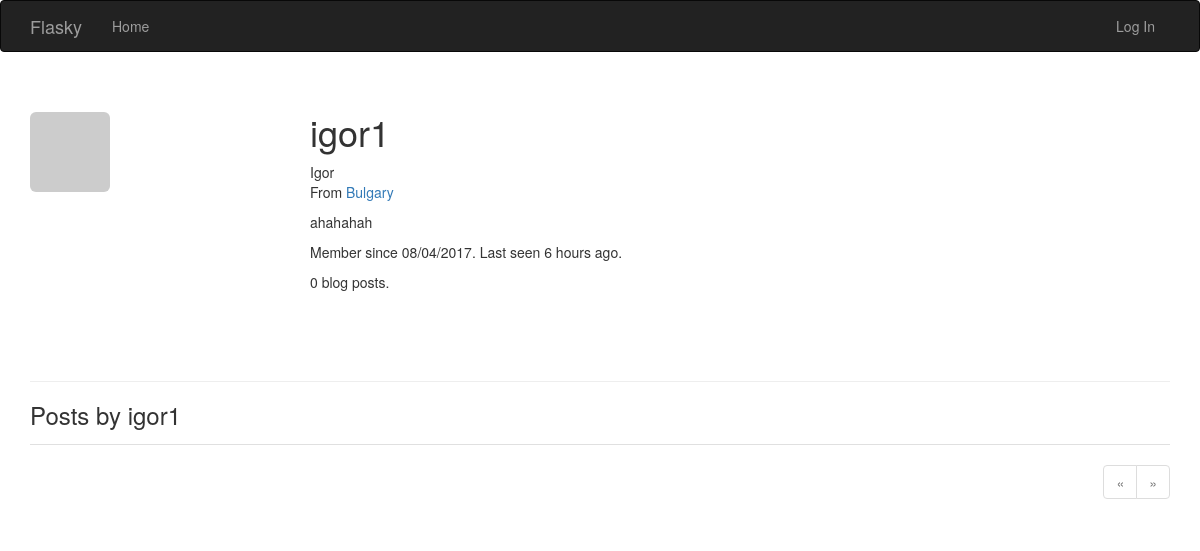
Before: /user/igor1 with the older database file.
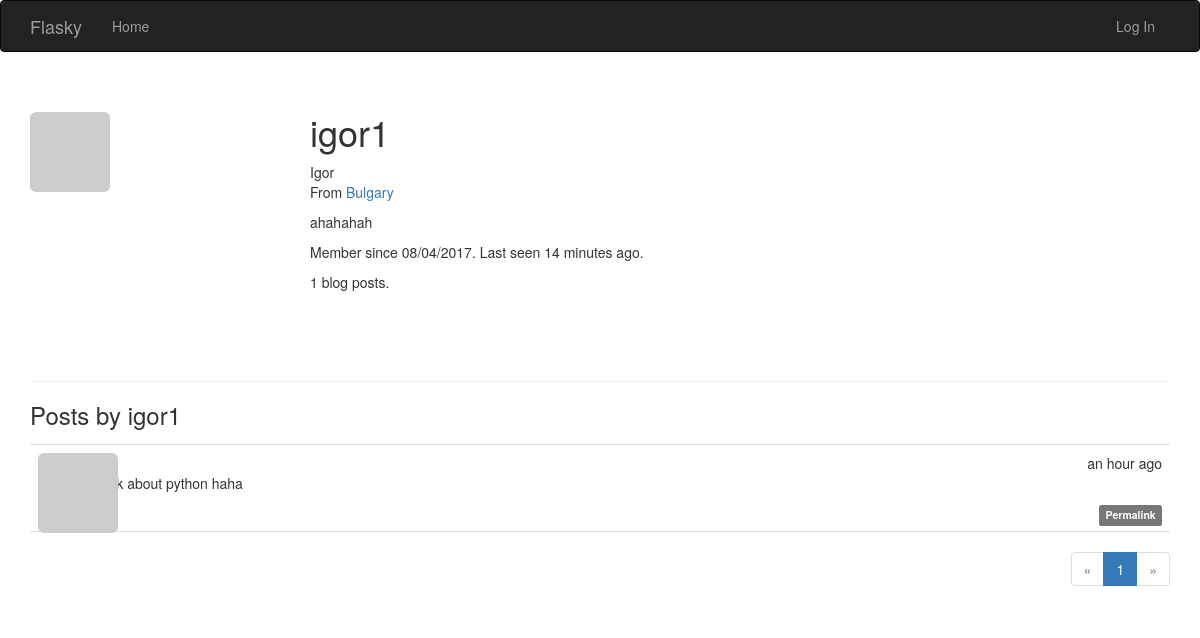
After: the same page with the newer database file.
### app/models.py (models this page shows, shortened)
class User(UserMixin, db.Model):
    __tablename__ = 'users'
    id = db.Column(db.Integer, primary_key=True)
    email = db.Column(db.String(64), unique=True, index=True)
    username = db.Column(db.String(64), unique=True, index=True)
    role_id = db.Column(db.Integer, db.ForeignKey('roles.id'))
    password_hash = db.Column(db.String(128))
    confirmed = db.Column(db.Boolean, default=False)
    name = db.Column(db.String(64))
    location = db.Column(db.String(64))
    about_me = db.Column(db.Text())
    member_since = db.Column(db.DateTime(), default=datetime.utcnow)
    last_seen = db.Column(db.DateTime(), default=datetime.utcnow)
    avatar_hash = db.Column(db.String(32))
    posts = db.relationship('Post', backref='author', lazy='dynamic')
    def gravatar(self, size=100, default='identicon', rating='g'):
        if request.is_secure:
            url = 'https://secure.gravatar.com/avatar'
        else:
            url = 'http://www.gravatar.com/avatar'
        try:
            hash = self.avatar_hash or hashlib.md5(self.email.encode('utf-8')).hexdigest()
        except:
            hash = self.avatar_hash
        return '{url}/{hash}?s={size}&d={default}&r={rating}'.format(url=url, hash=hash, size=size, default=default, rating=rating)
    @property
    def password(self):
        raise AttributeError('password is not a readable attribute')

class Post(db.Model):
    __tablename__ = 'posts'
    id = db.Column(db.Integer, primary_key=True)
    body = db.Column(db.Text)
    timestamp = db.Column(db.DateTime, index=True, default=datetime.utcnow)
    author_id = db.Column(db.Integer, db.ForeignKey('users.id'))
    body_html = db.Column(db.Text)

### app/main/views.py (the view)
@main.route('/user/<username>')
def user(username):
    user = User.query.filter_by(username=username).first_or_404()
    page = request.args.get('page', 1, type=int)
    pagination = user.posts.order_by(Post.timestamp.desc()).paginate(page, per_page=current_app.config['FLASKY_POSTS_PER_PAGE'],error_out=False)
    posts = pagination.items
    return render_template('user.html', user=user, posts=posts, pagination=pagination)

### app/auth/views.py (called while the page is built)
@auth.before_app_request
def before_request():
    if current_user.is_authenticated:
        current_user.ping()
        if not current_user.confirmed and request.endpoint and request.endpoint[:5] != 'auth.' and request.endpoint != 'static':
            return redirect(url_for('auth.unconfirmed'))

### app/main/__init__.py (called while the page is built)
@main.app_context_processor
def inject_permissions():
    return dict(Permission=Permission)

### app/models.py (called while the page is built)
    def is_administrator(self):
        return False

### app/templates/user.html (shortened to what this page needs)
{% extends "base.html" %}
{% import "_macros.html" as macros %}
{% block page_content %}
<div class="page-header">
	<img class="img-rounded profile-thumbnail" src="{{ user.gravatar(size=256) }}">
		<div class="profile-header">
			<h1>{{ user.username }}</h1>
			{% if user.name or user.location %}
			<p>
				{% if user.name %}{{ user.name }}<br>{% endif %}
				{% if user.location %}
					From <a href="http://maps.google.com/?q={{ user.location }}">{{ user.location }}</a><br>
				{% endif %}
			</p>
			{% endif %}
			{% if user.about_me %}<p>{{ user.about_me }}</p>{% endif %}
			<p>Member since {{ moment(user.member_since).format('L') }}. Last seen {{ moment(user.last_seen).fromNow() }}.</p>
			<p>{{ user.posts.count() }} blog posts.</p>
		</div>
</div>
<h3>Posts by {{ user.username }}</h3>
{% include '_posts.html' %}
{% if pagination %}
	<div class="pagination">
		{{ macros.pagination_widget(pagination, '.user', username=user.username) }}
	</div>
{% endif %}
{% endblock %}

### app/templates/base.html (shortened to what this page needs)
{% extends "bootstrap/base.html" %}
{% block head %}
{{ super() }}
<link rel="stylesheet" type="text/css" href="{{ url_for('static', filename='styles.css') }}">
{% endblock %}
{% block navbar %}
<div class="navbar navbar-inverse" role="navigation">
	<div class="container">
		<div class="navbar-header">
			<a class="navbar-brand" href="{{ url_for('main.index') }}">Flasky</a>
		</div>
		<div class="navbar-collapse collapse">
			<ul class="nav navbar-nav">
				<li><a href="{{ url_for('main.index') }}">Home</a></li>
			</ul>
			<ul class="nav navbar-nav navbar-right">
				{% if current_user.is_authenticated %}
				<li class="dropdown">
					<a href="#" class="dropdown-toggle" data-toggle="dropdown">
						<img src="{{ current_user.gravatar(size=18) }}">
						Account <b class="caret"></b>
					</a>
					<ul class="dropdown-menu">
						<li><a href="{{ url_for('auth.change_password') }}">Change Password</a></li>
						<li><a href="{{ url_for('auth.change_email_request') }}">Change Email</a></li>
						<li><a href="{{ url_for('auth.logout') }}">Log Out</a></li>
					</ul>
				</li>
				{% else %}
				<li><a href="{{ url_for('auth.login') }}">Log In</a></li>
				{% endif %}
			</ul>
		</div>
	</div>
</div>
{% endblock %}
{% block content %}
<div class="container">
	{% block page_content %}{% endblock %}
</div>
{% endblock %}

### app/templates/_macros.html
{% macro pagination_widget(pagination, endpoint) %}
<ul class="pagination">
	<li{% if not pagination.has_prev %} class="disabled"{% endif %}>
		<a href="{% if pagination.has_prev %}{{ url_for(endpoint, page=pagination.prev_num, **kwargs) }}{% else %}#{% endif %}">
			&laquo;
		</a>
	</li>
	{% for p in pagination.iter_pages() %}
		{% if p %}
			{% if p == pagination.page %}
			<li class="active">
				<a href="{{ url_for(endpoint, page = p, **kwargs) }}">{{ p }}</a>
			</li>
			{% else %}
			<li>
				<a href="{{ url_for(endpoint, page = p, **kwargs) }}">{{ p }}</a>
			</li>
			{% endif %}
		{% else %}
			<li class="disabled"><a href="#">&hellip;</a></li>
		{% endif %}
	{% endfor %}
	<li{% if not pagination.has_next %} class="disabled"{% endif %}>
		<a href="{% if pagination.has_next %}{{ url_for(endpoint, page=pagination.next_num, **kwargs) }}{% else %}#{% endif %}">
			&raquo;
		</a>
	</li>
</ul>
{% endmacro %}

### app/templates/bootstrap/base.html (shortened to what this page needs)
{% block doc -%}
<!DOCTYPE html>
<html{% block html_attribs %}{% endblock html_attribs %}>
{%- block html %}
  <head>
    {%- block head %}
    {%- block styles %}
    <link href="{{bootstrap_find_resource('css/bootstrap.css', cdn='bootstrap')}}" rel="stylesheet">
    {%- endblock styles %}
    {%- endblock head %}
  </head>
  <body{% block body_attribs %}{% endblock body_attribs %}>
    {% block body -%}
    {% block navbar %}
    {%- endblock navbar %}
    {% block content -%}
    {%- endblock content %}
    {%- endblock body %}
  </body>
{%- endblock html %}
</html>
{% endblock doc -%}

### app/templates/_posts.html (shortened to what this page needs)
<ul class="posts">
	{% for post in posts %}
	<li class="post">
		<div class="post-thumbnail">
			<a href="{{ url_for('.user', username=post.author.username) }}">
				<img class="img-rounded profile-thumbnail" src="{{ post.author.gravatar(size=40) }}">
			</a>
		</div>
		<div class="post-content">
			<div class="post-date">{{ moment(post.timestamp).fromNow() }}</div>
			<div class="post-author"><a href="{{ url_for('.user', username=post.author.username) }}">{{ post.author.username }}</a></div>
			<div class="post-body">
				{% if post.body_html %}
					{{ post.body_html | safe }}
				{% else %}
					{{ post.body }}
				{% endif %}
			</div>
			<div class="post-footer">
				<a href="{{ url_for('.post', id=post.id) }}">
					<span class="label label-default">Permalink</span>
				</a>
			</div>
		</div>
	</li>
	{% endfor %}
</ul>

### app/static/styles.css (style rules this page uses)
.profile-thumbnail { position: absolute; }
.profile-header { min-height: 260px; margin-left: 280px; }
ul.posts { list-style-type: none; padding: 0px; margin: 16px 0px 0px 0px; border-top: 1px solid #e0e0e0; }
ul.posts li.post { padding: 8px; border-bottom: 1px solid #e0e0e0; }
div.post-date { float: right; }
div.post-author { font-weight: bold; }
div.post-thumbnail { position: absolute; }
div.post-content { margin-left: 48px; min-height: 48px; }
div.pagination { width: 100%; text-align: right; padding: 0px; margin: 0px; }
div.post-footer { text-align: right; }

Changed rows visible on the page:
changed User "igor1": last_seen "6 hours ago" → "14 minutes ago"
added Post: timestamp "an hour ago", body_html "I think about python haha"
Other visible differences:
{{ user.posts.count() }}: "0" → "1"
new list line: "1"
